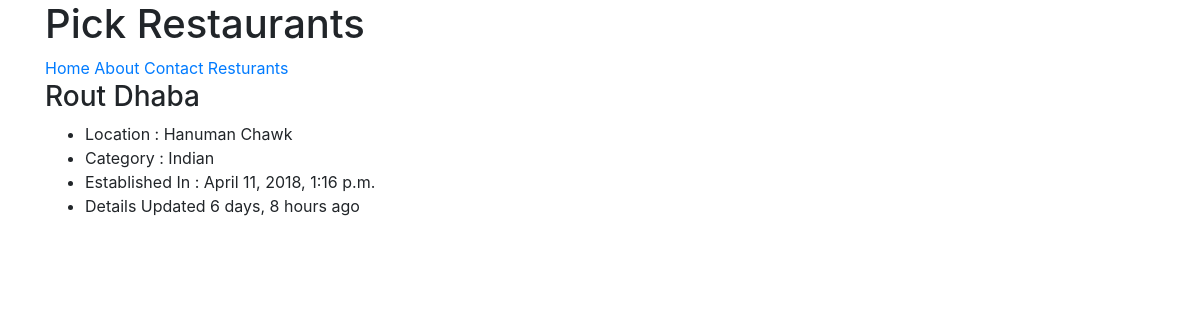
Page /resturant_details/1 on the committed database.
### resturants/models.py (models this page shows, shortened)
class ResturantLocation(models.Model):
	owner = models.ForeignKey(User)
	name = models.CharField( max_length=120 )
	location = models.CharField( max_length=120, null=True, blank=True )
	category = models.CharField( max_length=120, null=True, blank=True )
	timestamp = models.DateTimeField(auto_now_add=True)
	updated = models.DateTimeField(auto_now=True)

### resturants/views.py (the view)
# urls.py: url(r'^resturant_details/(?P<pk>\w+)',ResturantDetailView.as_view()),
class ResturantDetailView(DetailView):
	queryset = ResturantLocation.objects.all()

### resturants/templates/resturants/resturantlocation_detail.html (shortened to what this page needs)
{% extends 'home.html' %}
{% block container%}
<h3>{{ object.name }}</h3>
	<ul>
		<li>Location : {{ object.location }}</li>
		<li>Category : {{ object.category }}</li>
		<li>Established In : {{ object.timestamp }}</li>
		<li>Details Updated {{ object.updated|timesince }} ago</li>
	</ul>
{% endblock %}

### rows in the picture
ResturantLocation: name "Rout Dhaba", location "Hanuman Chawk", category "Indian", timestamp "April 11, 2018, 1:16 p.m.", updated "6 days, 8 hours"
